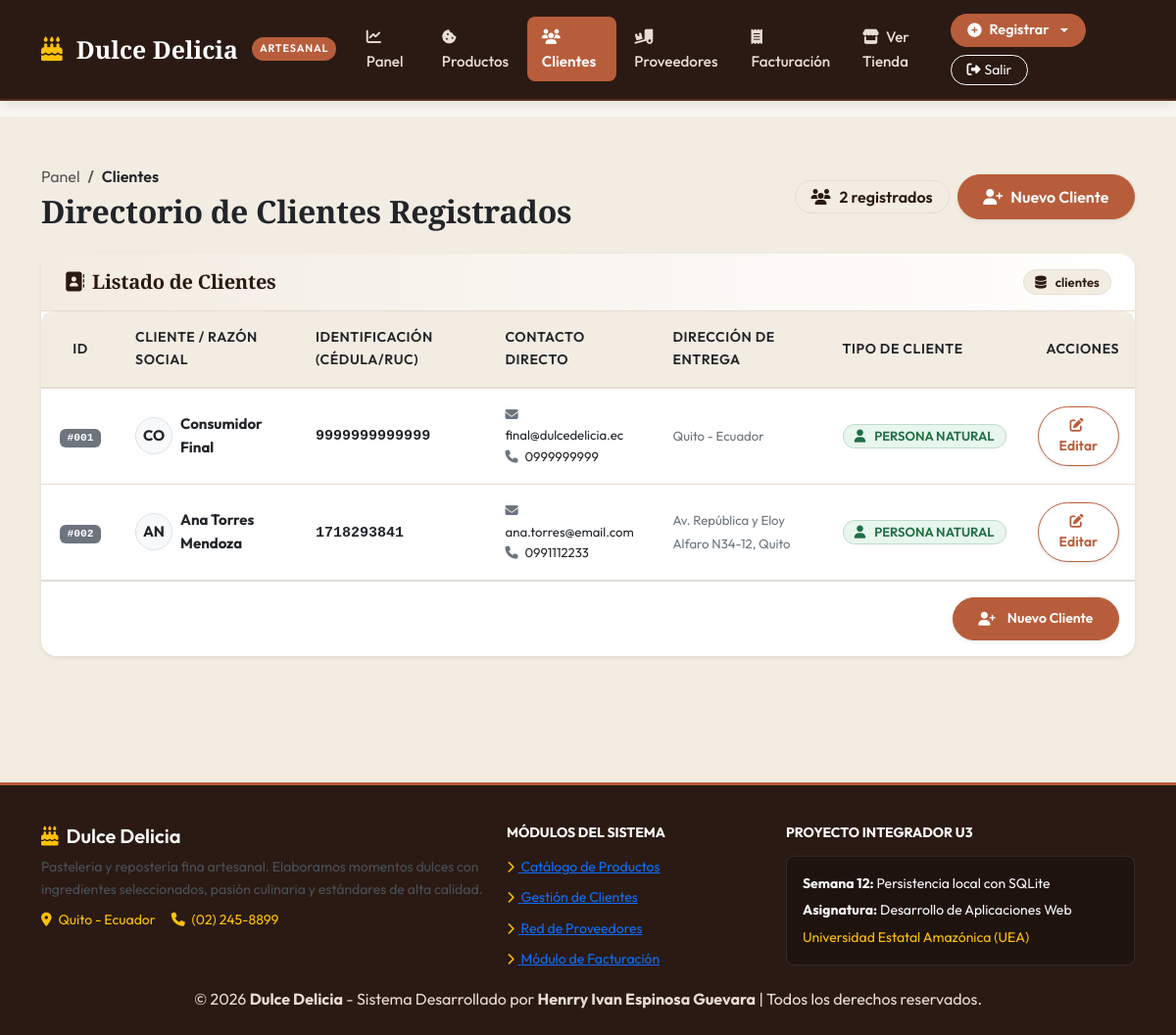
The app's page /clientes (signed in) with its own data.
### tables this page shows
CREATE TABLE clientes (
            id_cliente INTEGER PRIMARY KEY AUTOINCREMENT,
            id_tipo_cliente INTEGER NOT NULL REFERENCES tipos_cliente(id_tipo_cliente),
            nombre TEXT NOT NULL,
            cedula_ruc TEXT UNIQUE,
            correo TEXT,
            telefono TEXT,
            direccion TEXT,
            activo INTEGER NOT NULL DEFAULT 1,
            fecha_registro TEXT NOT NULL DEFAULT (datetime('now', 'localtime'))
        );

CREATE TABLE tipos_cliente (
            id_tipo_cliente INTEGER PRIMARY KEY AUTOINCREMENT,
            nombre TEXT NOT NULL UNIQUE,
            descripcion TEXT
        );

### app.py (the view)
@app.route('/clientes')
@login_requerido
def clientes():
    conn = obtener_conexion()
    cursor = conn.cursor()
    cursor.execute('''
        SELECT
            c.id_cliente AS id,
            c.id_cliente,
            c.nombre,
            c.cedula_ruc AS cedula,
            c.cedula_ruc,
            c.correo,
            c.telefono,
            c.direccion,
            c.activo,
            tc.nombre AS tipo_cliente
        FROM clientes c
        JOIN tipos_cliente tc ON c.id_tipo_cliente = tc.id_tipo_cliente
        ORDER BY c.id_cliente ASC
    ''')
    lista_clientes = cursor.fetchall()
    conn.close()
    return render_template("clientes.html", clientes=lista_clientes)

### app.py (called while the page is built)
def obtener_conexion():
    conn = sqlite3.connect(DB_PATH)
    conn.row_factory = sqlite3.Row
    conn.execute("PRAGMA foreign_keys = ON;")
    return conn

def login_requerido(f):
    @wraps(f)
    def decorada(*args, **kwargs):
        if not session.get('usuario'):
            flash('Debe iniciar sesión para acceder al sistema administrativo.', 'warning')
            return redirect(url_for('login'))
        return f(*args, **kwargs)
    return decorada

### templates/clientes.html (shortened to what this page needs)
{% extends "base.html" %}
{% block content %}
<section class="py-5" style="background-color: var(--c-crema); min-height: 85vh;">
  <div class="container">
    <div class="d-flex justify-content-between align-items-center mb-4 flex-wrap gap-3">
      <div>
        <nav aria-label="breadcrumb">
          <ol class="breadcrumb small mb-1">
            <li class="breadcrumb-item"><a href="{{ url_for('panel') }}" class="text-decoration-none text-muted">Panel</a></li>
            <li class="breadcrumb-item active text-dark fw-semibold" aria-current="page">Clientes</li>
          </ol>
        </nav>
        <h1 class="h2 mb-0 fw-bold text-dark">Directorio de Clientes Registrados</h1>
      </div>
      <div class="d-flex gap-2 align-items-center flex-wrap">
        <span class="badge badge-artesanal badge-moka fs-6 px-3 py-2 fw-semibold">
          <i class="fa-solid fa-users me-1"></i> {{ clientes|length }} registrados
        </span>
        <a href="{{ url_for('nuevo_cliente') }}" class="btn btn-caramelo text-white shadow-sm d-flex align-items-center gap-2">
          <i class="fa-solid fa-user-plus"></i>
          <span>Nuevo Cliente</span>
        </a>
      </div>
    </div>
    <div class="card card-artesanal border-0 shadow-sm">
      <div class="card-header-artesanal d-flex justify-content-between align-items-center flex-wrap gap-2 py-3">
        <div class="d-flex align-items-center gap-2">
          <i class="fa-solid fa-address-book text-caramelo fs-5"></i>
          <h2 class="h5 mb-0 fw-bold text-dark">Listado de Clientes</h2>
        </div>
        <span class="badge badge-artesanal badge-moka small fw-semibold">
          <i class="fa-solid fa-database me-1"></i> clientes
        </span>
      </div>
      <div class="card-body p-0">
        <div class="table-responsive">
          <table class="table-artesanal align-middle mb-0">
            <thead>
              <tr>
                <th style="width: 80px;" class="text-center text-dark">ID</th>
                <th class="text-dark">Cliente / Razón Social</th>
                <th class="text-dark">Identificación (Cédula/RUC)</th>
                <th class="text-dark">Contacto Directo</th>
                <th class="text-dark">Dirección de Entrega</th>
                <th class="text-dark">Tipo de Cliente</th>
                <th class="text-end text-dark" style="width: 110px;">Acciones</th>
              </tr>
            </thead>
            <tbody>
              {% for cliente in clientes %}
              <tr>
                <td class="text-center">
                  <span class="badge bg-secondary font-monospace">#{{ "%03d"|format(cliente.id_cliente) }}</span>
                </td>
                <td>
                  <div class="d-flex align-items-center gap-2">
                    <div class="rounded-circle bg-light border d-flex align-items-center justify-content-center fw-bold text-caramelo" style="width: 38px; height: 38px; min-width: 38px;">
                      {{ cliente.nombre[:2]|upper }}
                    </div>
                    <span class="fw-bold text-dark d-block">{{ cliente.nombre }}</span>
                  </div>
                </td>
                <td>
                  <span class="font-monospace fw-semibold text-dark">{{ cliente.cedula_ruc if cliente.cedula_ruc else 'S/N' }}</span>
                </td>
                <td>
                  <div class="small">
                    <div><i class="fa-solid fa-envelope me-1 text-secondary"></i> {{ cliente.correo }}</div>
                    <div><i class="fa-solid fa-phone me-1 text-secondary"></i> {{ cliente.telefono }}</div>
                  </div>
                </td>
                <td>
                  <span class="small text-secondary">{{ cliente.direccion }}</span>
                </td>
                <td>
                  {% if 'EMPRESA' in cliente.tipo_cliente|upper %}
                    <span class="badge badge-artesanal badge-info-art">
                      <i class="fa-solid fa-building me-1"></i> {{ cliente.tipo_cliente }}
                    </span>
                  {% else %}
                    <span class="badge badge-artesanal badge-exito">
                      <i class="fa-solid fa-user me-1"></i> {{ cliente.tipo_cliente }}
                    </span>
                  {% endif %}
                </td>
                <td class="text-end">
                  <a href="{{ url_for('editar_cliente', id=cliente.id_cliente) }}" class="btn btn-sm btn-outline-caramelo shadow-sm" title="Editar Cliente">
                    <i class="fa-solid fa-pen-to-square me-1"></i> Editar
                  </a>
                </td>
              </tr>
              {% endfor %}
            </tbody>
          </table>
        </div>
      </div>
      <div class="card-footer bg-white py-3 border-top d-flex justify-content-between align-items-center flex-wrap gap-2">
        <a href="{{ url_for('nuevo_cliente') }}" class="btn btn-sm btn-caramelo text-white shadow-sm">
          <i class="fa-solid fa-user-plus me-1"></i> Nuevo Cliente
        </a>
      </div>
    </div>
  </div>
</section>
{% endblock %}

### static/css/style.css (style rules this page uses)
:root { --c-moka: #2A1A13; --c-moka-soft: #3D261C; --c-caramelo: #B85D3B; --c-caramelo-hover: #9E4B2C; --c-caramelo-light: #FBF0EB; --c-miel: #D97706; --c-miel-light: #FEF3C7; --c-vainilla: #FAF7F2; --c-crema: #F3ECE2; --c-card-bg: #FFFFFF; --c-borde: #E7DDD2; --c-texto: #2D231E; --c-texto-mutado: #7A6A60; --c-exito: #206E43; --c-exito-bg: #E8F6ED; --c-alerta: #A15C07; --c-alerta-bg: #FEF7EA; --c-peligro: #9B2226; --c-peligro-bg: #FDE8E8; --c-info: #1D5E8C; --c-info-bg: #EBF4FA; --sombra-suave: 0 4px 20px rgba(42, 26, 19, 0.06); --sombra-hover: 0 10px 30px rgba(42, 26, 19, 0.12); --radio-suave: 16px; }
body { margin: 0; font-family: 'Outfit', -apple-system, BlinkMacSystemFont, 'Segoe UI', Roboto, sans-serif; background-color: var(--c-vainilla); color: var(--c-texto); line-height: 1.65; -webkit-font-smoothing: antialiased; }
h1, h2, h3, .font-serif { font-family: 'Playfair Display', Georgia, serif; color: var(--c-moka); font-weight: 700; letter-spacing: -0.01em; }
.btn-verde, .btn-caramelo { background-color: var(--c-caramelo); color: #FFFFFF; font-weight: 600; border-radius: 50px; padding: 0.65rem 1.6rem; border: 1px solid var(--c-caramelo); transition: all 0.25s ease; display: inline-flex; align-items: center; justify-content: center; gap: 8px; text-decoration: none; }
.btn-outline-caramelo { border: 1.5px solid var(--c-caramelo); color: var(--c-caramelo); background: transparent; font-weight: 600; border-radius: 50px; padding: 0.55rem 1.3rem; transition: all 0.25s ease; text-decoration: none; }
.card, .card-artesanal { background: var(--c-card-bg); border: 1px solid var(--c-borde); border-radius: var(--radio-suave); box-shadow: var(--sombra-suave); transition: transform 0.3s ease, box-shadow 0.3s ease; overflow: hidden; }
.card-header-artesanal { background: linear-gradient(to right, var(--c-crema), #FFFFFF); border-bottom: 1px solid var(--c-borde); padding: 1.25rem 1.5rem; color: var(--c-moka) !important; }
.card-header-artesanal h1, .card-header-artesanal h2, .card-header-artesanal h3, .card-header-artesanal h4, .card-header-artesanal h5, .card-header-artesanal h6 { color: var(--c-moka) !important; font-weight: 700; }
.badge-artesanal { padding: 0.4em 0.85em; font-size: 0.82rem; font-weight: 600; border-radius: 30px; display: inline-flex; align-items: center; gap: 5px; }
.badge-exito { background-color: var(--c-exito-bg); color: var(--c-exito); border: 1px solid rgba(32, 110, 67, 0.2); }
.badge-moka { background-color: var(--c-crema); color: var(--c-moka); border: 1px solid var(--c-borde); }
.table-artesanal { width: 100%; border-collapse: separate; border-spacing: 0; }
.table-artesanal thead th { background-color: var(--c-crema); color: var(--c-moka); font-weight: 600; font-size: 0.88rem; text-transform: uppercase; letter-spacing: 0.04em; padding: 0.95rem 1rem; border-bottom: 2px solid var(--c-borde); }
.table-artesanal thead th:first-child { border-top-left-radius: 12px; }
.table-artesanal thead th:last-child { border-top-right-radius: 12px; }
.table-artesanal tbody td { padding: 1rem; border-bottom: 1px solid var(--c-borde); vertical-align: middle; font-size: 0.94rem; }

### records on screen
clientes: id_cliente "001", nombre "CO", nombre "Consumidor Final", cedula_ruc "9999999999999", correo "final@dulcedelicia.ec", telefono "0999999999", direccion "Quito - Ecuador", tipo_cliente "PERSONA NATURAL"
clientes: id_cliente "002", nombre "AN", nombre "Ana Torres Mendoza", cedula_ruc "1718293841", correo "ana.torres@email.com", telefono "0991112233", direccion "Av. República y Eloy Alfaro N34-12, Quito", tipo_cliente "PERSONA NATURAL"

### other values on screen
{{ clientes|length }} "2"
